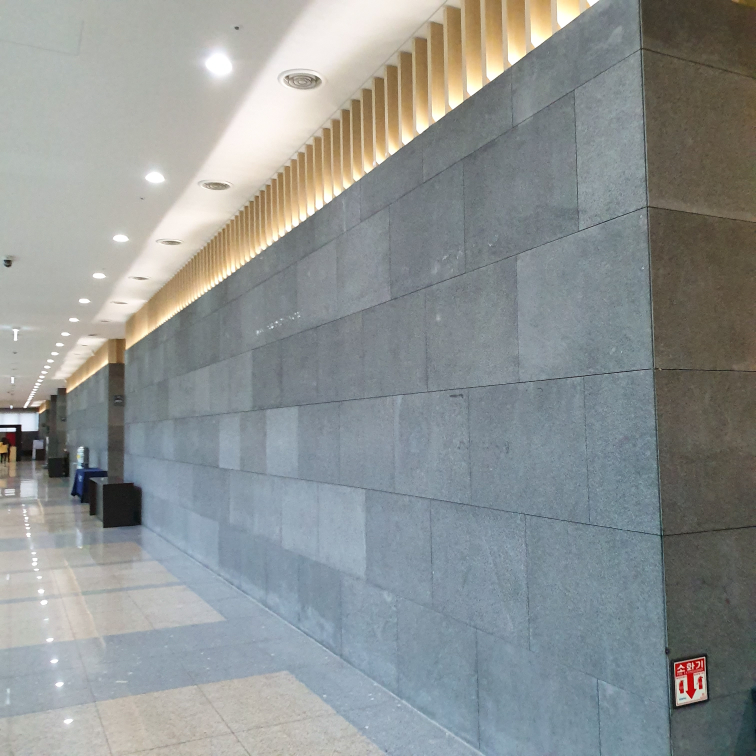
#> input picture pic/20190724_145000.jpg, 3024 x 3024 px (shown at 1/4 size); its folder holds only this picture in this run
$ python make_neg.py
#> lines starting #> are read from the running program, lines starting #| are printed output that depends on the picture
import glob
import cv2 as cv

images = glob.glob('/home/ubuntu/opencv_workspace/project/project_new/new_signal/pic/*.jpg')

def make_neg_images():
    pic_num = 1044
    for i in images:
        print(pic_num)
        print(i)
        img = cv.imread(i ,cv.IMREAD_GRAYSCALE)
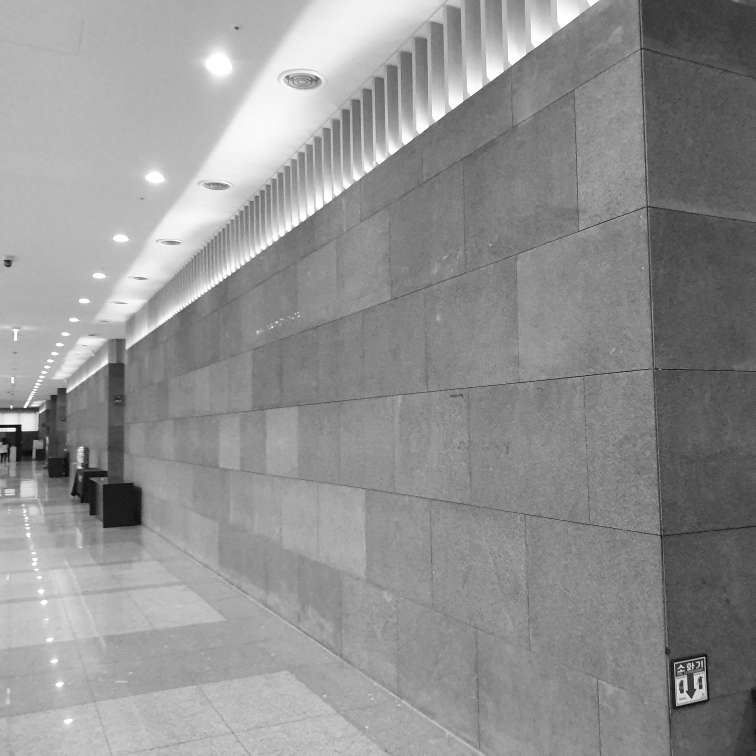
#> img: shape (3024, 3024) (shown at 1/4 size); min 0, max 255, mean 145.9
        resized_image = cv.resize(img, (150, 150))
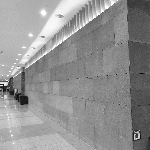
#> resized_image: shape (150, 150); min 3, max 255, mean 145.7
        cv.imwrite("neg150/" + str(pic_num) + ".jpg" ,resized_image)
        pic_num+=1

make_neg_images()

$ run again, on pic/20190724_145031_041.jpg
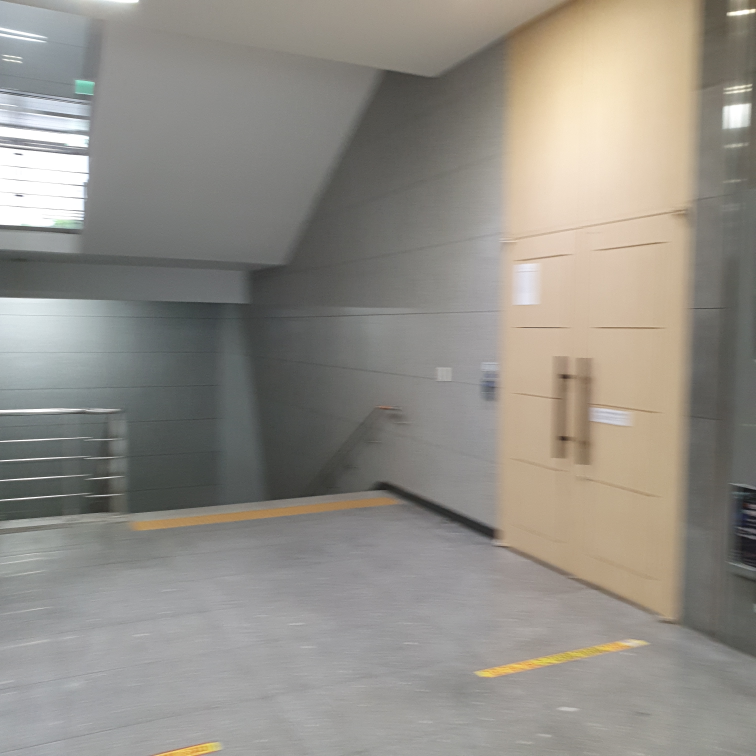
#> input picture pic/20190724_145031_041.jpg, 3024 x 3024 px (shown at 1/4 size)
#> in make_neg_images, `img = cv.imread(i ,cv.IMREAD_GRAYSCALE)`:
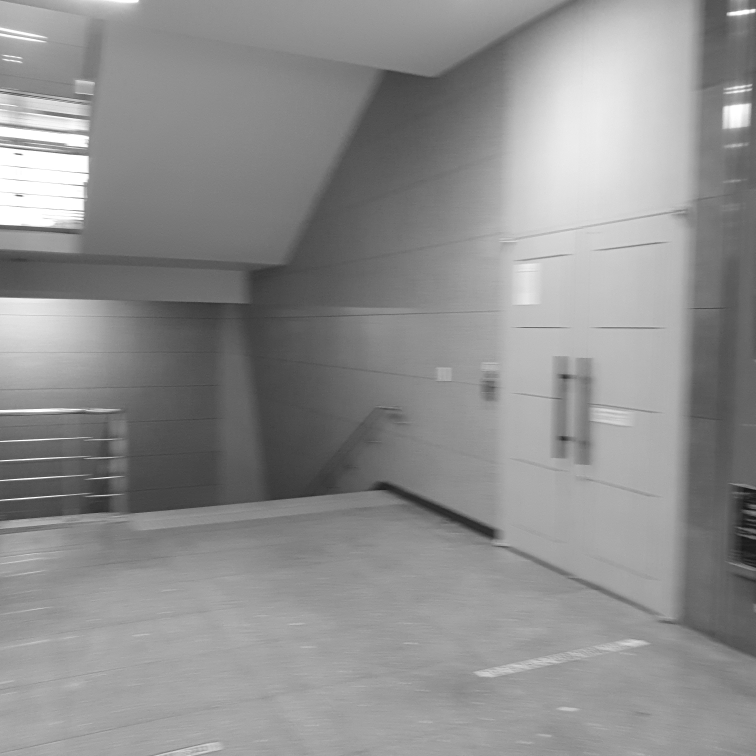
#> img: shape (3024, 3024) (shown at 1/4 size); min 8, max 255, mean 143
#> in make_neg_images, `resized_image = cv.resize(img, (150, 150))`:
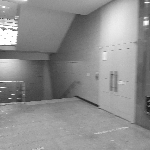
#> resized_image: shape (150, 150); min 24, max 255, mean 142.9

$ run again, on pic/20190724_145036_026.jpg
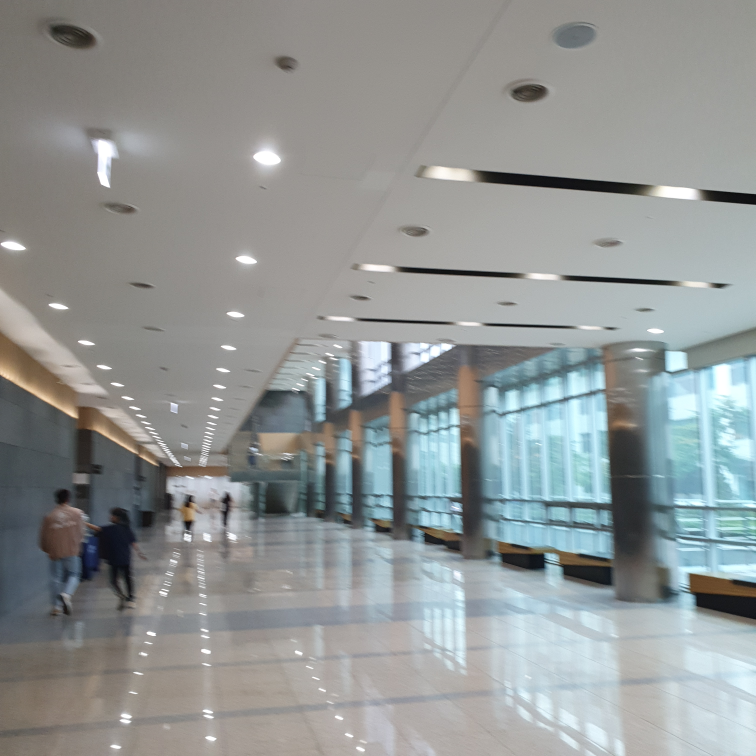
#> input picture pic/20190724_145036_026.jpg, 3024 x 3024 px (shown at 1/4 size)
#> in make_neg_images, `img = cv.imread(i ,cv.IMREAD_GRAYSCALE)`:
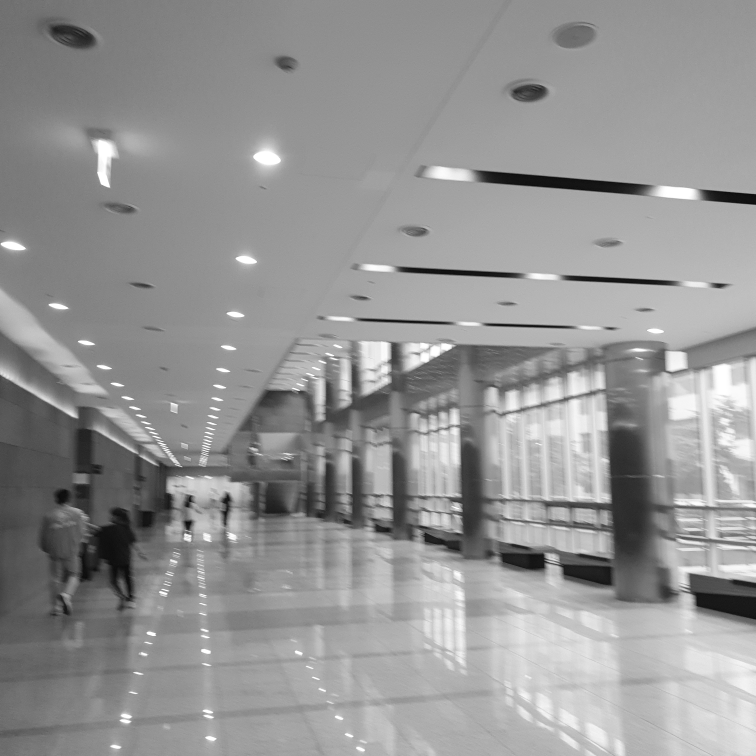
#> img: shape (3024, 3024) (shown at 1/4 size); min 0, max 255, mean 148.7
#> in make_neg_images, `resized_image = cv.resize(img, (150, 150))`:
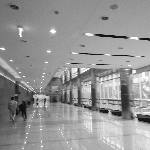
#> resized_image: shape (150, 150); min 1, max 255, mean 148.5

$ run again, on pic/20190724_145040_008.jpg
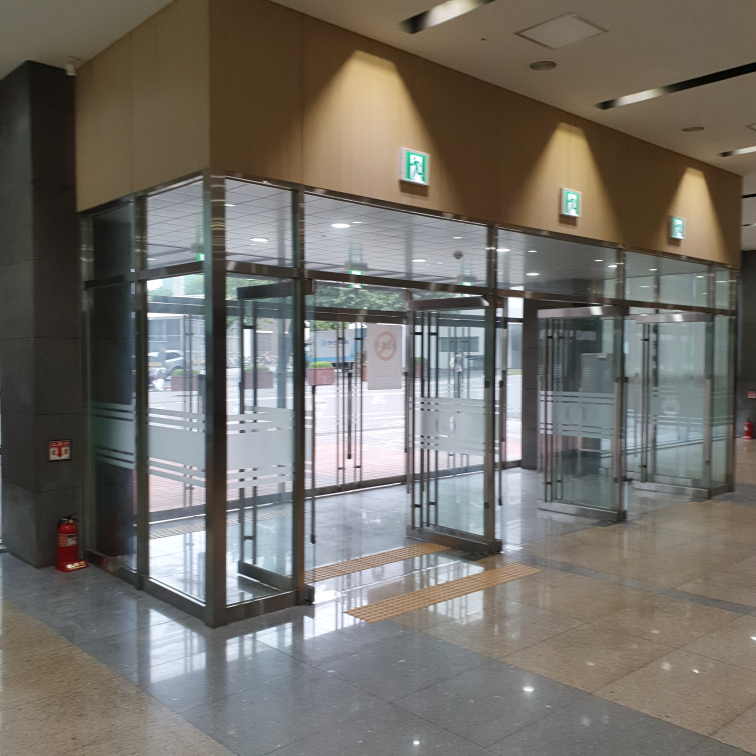
#> input picture pic/20190724_145040_008.jpg, 3024 x 3024 px (shown at 1/4 size)
#> in make_neg_images, `img = cv.imread(i ,cv.IMREAD_GRAYSCALE)`:
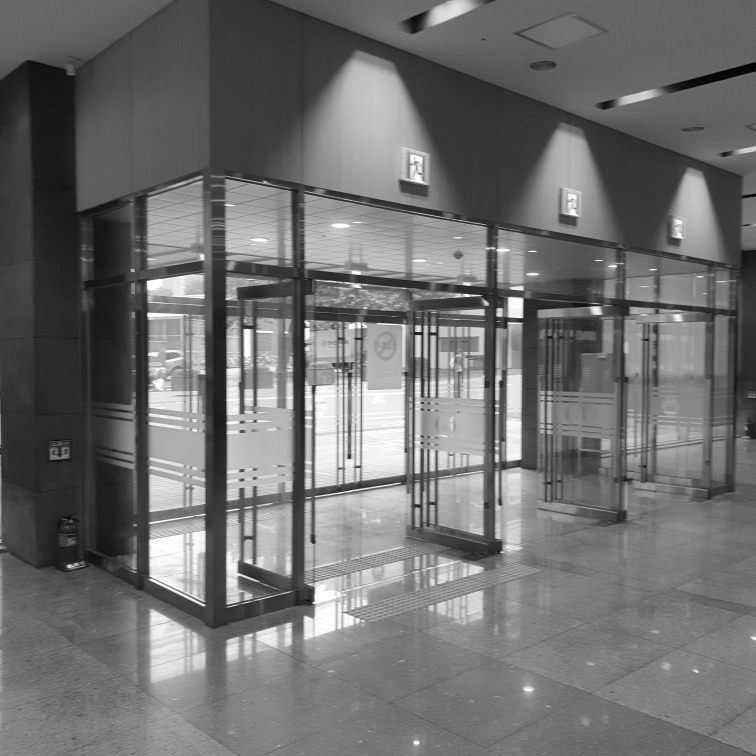
#> img: shape (3024, 3024) (shown at 1/4 size); min 0, max 255, mean 110.8
#> in make_neg_images, `resized_image = cv.resize(img, (150, 150))`:
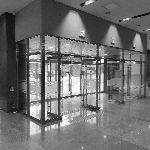
#> resized_image: shape (150, 150); min 1, max 255, mean 110.8

$ run again, on pic/20190724_145004_021.jpg
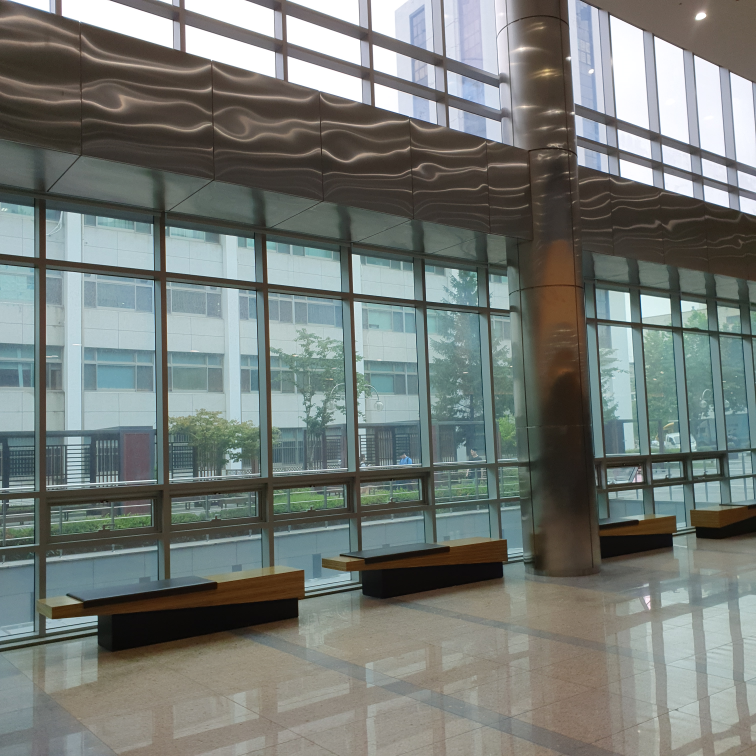
#> input picture pic/20190724_145004_021.jpg, 3024 x 3024 px (shown at 1/4 size)
#> in make_neg_images, `img = cv.imread(i ,cv.IMREAD_GRAYSCALE)`:
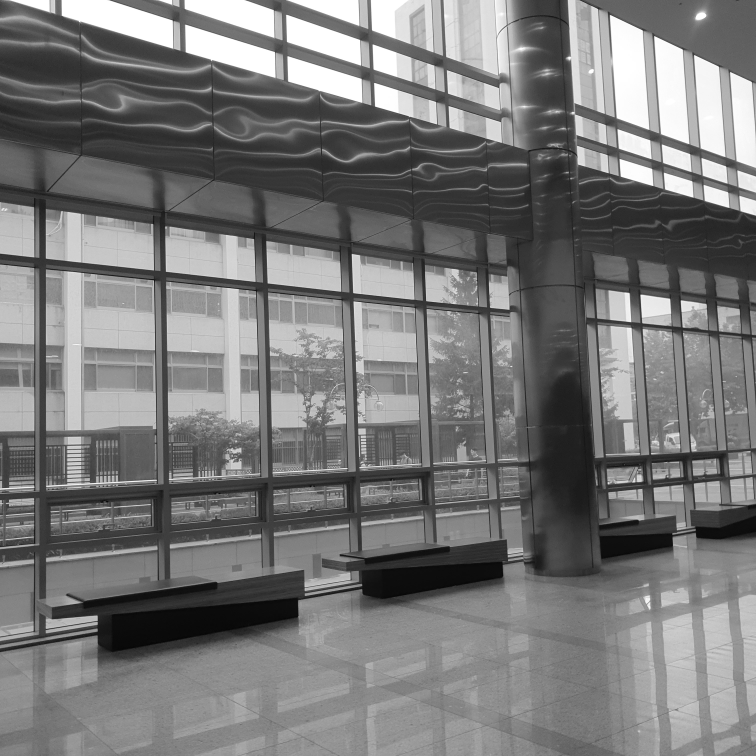
#> img: shape (3024, 3024) (shown at 1/4 size); min 0, max 255, mean 120.9
#> in make_neg_images, `resized_image = cv.resize(img, (150, 150))`:
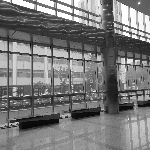
#> resized_image: shape (150, 150); min 5, max 255, mean 120.9
